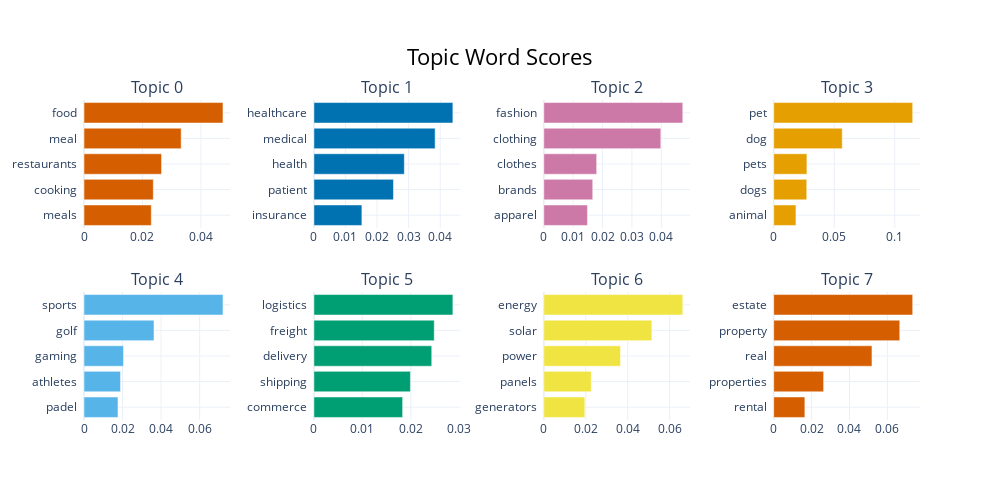

Source (notebook cell):
### Code cell
topic_model.visualize_barchart()

### Figure 1 — Plotly figure (JSON) as saved in the notebook; plotly's stock layout.template omitted (floating-point values rounded to 4 significant figures)
{"data": [{"marker": {"color": "#D55E00"}, "orientation": "h", "type": "bar", "x": [0.02302, 0.02371, 0.02653, 0.03324, 0.04754], "xaxis": "x", "y": ["meals  ", "cooking  ", "restaurants  ", "meal  ", "food  "], "yaxis": "y"}, {"marker": {"color": "#0072B2"}, "orientation": "h", "type": "bar", "x": [0.0152, 0.02519, 0.02864, 0.0384, 0.04401], "xaxis": "x2", "y": ["insurance  ", "patient  ", "health  ", "medical  ", "healthcare  "], "yaxis": "y2"}, {"marker": {"color": "#CC79A7"}, "orientation": "h", "type": "bar", "x": [0.01487, 0.01666, 0.018, 0.03984, 0.04732], "xaxis": "x3", "y": ["apparel  ", "brands  ", "clothes  ", "clothing  ", "fashion  "], "yaxis": "y3"}, {"marker": {"color": "#E69F00"}, "orientation": "h", "type": "bar", "x": [0.01839, 0.0273, 0.02744, 0.05662, 0.1148], "xaxis": "x4", "y": ["animal  ", "dogs  ", "pets  ", "dog  ", "pet  "], "yaxis": "y4"}, {"marker": {"color": "#56B4E9"}, "orientation": "h", "type": "bar", "x": [0.01764, 0.01896, 0.02049, 0.03631, 0.07211], "xaxis": "x5", "y": ["padel  ", "athletes  ", "gaming  ", "golf  ", "sports  "], "yaxis": "y5"}, {"marker": {"color": "#009E73"}, "orientation": "h", "type": "bar", "x": [0.01832, 0.01993, 0.02433, 0.02485, 0.0287], "xaxis": "x6", "y": ["commerce  ", "shipping  ", "delivery  ", "freight  ", "logistics  "], "yaxis": "y6"}, {"marker": {"color": "#F0E442"}, "orientation": "h", "type": "bar", "x": [0.01955, 0.02263, 0.03654, 0.05151, 0.06623], "xaxis": "x7", "y": ["generators  ", "panels  ", "power  ", "solar  ", "energy  "], "yaxis": "y7"}, {"marker": {"color": "#D55E00"}, "orientation": "h", "type": "bar", "x": [0.01645, 0.02636, 0.05187, 0.06655, 0.07337], "xaxis": "x8", "y": ["rental  ", "properties  ", "real  ", "property  ", "estate  "], "yaxis": "y8"}], "layout": {"annotations": [{"font": {"size": 16}, "showarrow": false, "text": "Topic 0", "x": 0.0875, "xanchor": "center", "xref": "paper", "y": 1, "yanchor": "bottom", "yref": "paper"}, {"font": {"size": 16}, "showarrow": false, "text": "Topic 1", "x": 0.3625, "xanchor": "center", "xref": "paper", "y": 1, "yanchor": "bottom", "yref": "paper"}, {"font": {"size": 16}, "showarrow": false, "text": "Topic 2", "x": 0.6375, "xanchor": "center", "xref": "paper", "y": 1, "yanchor": "bottom", "yref": "paper"}, {"font": {"size": 16}, "showarrow": false, "text": "Topic 3", "x": 0.9125, "xanchor": "center", "xref": "paper", "y": 1, "yanchor": "bottom", "yref": "paper"}, {"font": {"size": 16}, "showarrow": false, "text": "Topic 4", "x": 0.0875, "xanchor": "center", "xref": "paper", "y": 0.4, "yanchor": "bottom", "yref": "paper"}, {"font": {"size": 16}, "showarrow": false, "text": "Topic 5", "x": 0.3625, "xanchor": "center", "xref": "paper", "y": 0.4, "yanchor": "bottom", "yref": "paper"}, {"font": {"size": 16}, "showarrow": false, "text": "Topic 6", "x": 0.6375, "xanchor": "center", "xref": "paper", "y": 0.4, "yanchor": "bottom", "yref": "paper"}, {"font": {"size": 16}, "showarrow": false, "text": "Topic 7", "x": 0.9125, "xanchor": "center", "xref": "paper", "y": 0.4, "yanchor": "bottom", "yref": "paper"}], "height": 500, "hoverlabel": {"bgcolor": "white", "font": {"family": "Rockwell", "size": 16}}, "showlegend": false, "title": {"font": {"color": "Black", "size": 22}, "text": "Topic Word Scores", "x": 0.5, "xanchor": "center", "yanchor": "top"}, "width": 1000, "xaxis": {"anchor": "y", "domain": [0, 0.175], "showgrid": true}, "xaxis2": {"anchor": "y2", "domain": [0.275, 0.45], "showgrid": true}, "xaxis3": {"anchor": "y3", "domain": [0.55, 0.725], "showgrid": true}, "xaxis4": {"anchor": "y4", "domain": [0.825, 1], "showgrid": true}, "xaxis5": {"anchor": "y5", "domain": [0, 0.175], "showgrid": true}, "xaxis6": {"anchor": "y6", "domain": [0.275, 0.45], "showgrid": true}, "xaxis7": {"anchor": "y7", "domain": [0.55, 0.725], "showgrid": true}, "xaxis8": {"anchor": "y8", "domain": [0.825, 1], "showgrid": true}, "yaxis": {"anchor": "x", "domain": [0.6, 1], "showgrid": true}, "yaxis2": {"anchor": "x2", "domain": [0.6, 1], "showgrid": true}, "yaxis3": {"anchor": "x3", "domain": [0.6, 1], "showgrid": true}, "yaxis4": {"anchor": "x4", "domain": [0.6, 1], "showgrid": true}, "yaxis5": {"anchor": "x5", "domain": [0, 0.4], "showgrid": true}, "yaxis6": {"anchor": "x6", "domain": [0, 0.4], "showgrid": true}, "yaxis7": {"anchor": "x7", "domain": [0, 0.4], "showgrid": true}, "yaxis8": {"anchor": "x8", "domain": [0, 0.4], "showgrid": true}}}
